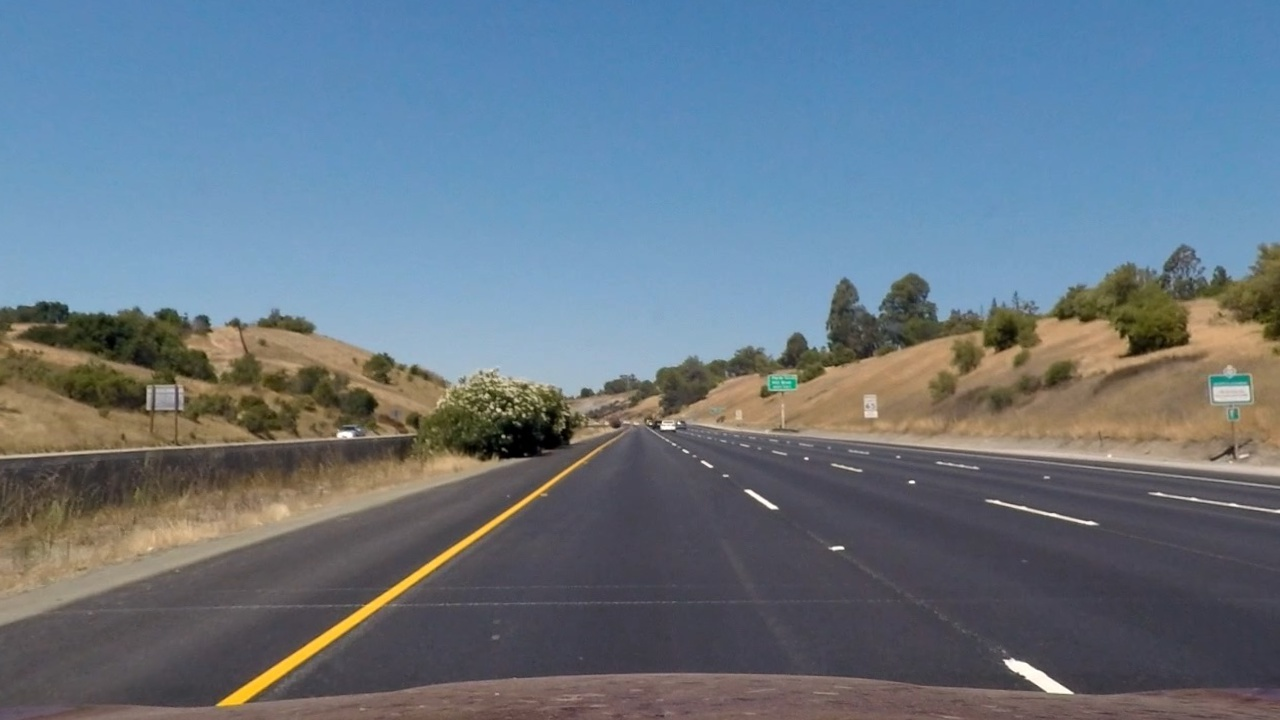
#> input picture test_images/undistorted_straight.jpg, 1280 x 720 px
$ jupyter execute --allow-errors Testing.ipynb   (older library calls are emulated)
#> lines starting #> are read from the running program, lines starting #| are printed output that depends on the picture
[cell 1]
import glob
import numpy as np
import cv2
import matplotlib.pyplot as plt
from glob import glob

[cell 2]
import numpy as np
import cv2
import matplotlib.pyplot as plt

#CALIBRATION FUNCTIONS

# [25 lines left out: function camera_calibration, not called in this run]

def plot_before_after(former, latter, image, second):
    f, (ax1, ax2) = plt.subplots(1, 2, figsize=(24, 9))
    f.tight_layout()
    ax1.imshow(former, cmap='gray')
    ax1.set_title('Original Image {}'.format(image), fontsize=50)
    ax2.imshow(latter, cmap='gray')
    ax2.set_title(second, fontsize=50)
    plt.subplots_adjust(left=0., right=1, top=0.9, bottom=0.)
    plt.show()

# GRADIENT THRESHOLD FUNCTIONS

# [53 lines left out: functions mag_thresh, dir_threshold, mag_thresh, s_channel_threshold, not called in this run]

[cell 3]
images = glob('test_images/test*.jpg')
for image in images:
    img_bgr = cv2.imread(image)
    rgb = cv2.cvtColor(img_bgr, cv2.COLOR_BGR2RGB)

    ksize = 5
    mag_binary = mag_thresh(img_bgr, sobel_kernel=ksize, mag_thresh=(40, 120))
    dir_binary = dir_threshold(img_bgr, sobel_kernel=ksize, thresh=(0.7, 1.3))
    sobelx_binary = mag_thresh(img_bgr, sobel_kernel=3, mag_thresh=(20, 100))
    s_binary = s_channel_threshold(img_bgr, s_thresh=(170, 255))


    combined = np.zeros_like(dir_binary)
    combined[((sobelx_binary == 1) & (dir_binary == 1))] = 1

    combined_binary = np.zeros_like(combined)
    combined_binary[(s_binary == 1) | (combined == 1)] = 1

    plt.imshow(combined_binary)
    plt.show

    img_size = (img_bgr.shape[1], img_bgr.shape[0])

    src = np.float32([[590, 455], [693, 455], [1020, 663], [290, 663]])
    dst = np.float32([[290, 0], [1020, 0], [1020, 720], [290, 720]])
    M = cv2.getPerspectiveTransform(src, dst)
    warped = cv2.warpPerspective(combined_binary, M, img_size, flags=cv2.INTER_LINEAR)

    plot_before_after(combined_binary, warped, image)

# [9 lines of commented-out code are left out]

[cell 4]
img = cv2.imread('test_images/undistorted_straight.jpg')
#> img is the input picture: shape (720, 1280, 3); mean B, G, R 131.6, 118.3, 103.6

img_size = (img.shape[1], img.shape[0])
#> img_size = (1280, 720)
rgb = cv2.cvtColor(img, cv2.COLOR_BGR2RGB)
src = np.float32([[588, 455], [695, 455], [1020, 663], [290, 663]])
dst = np.float32([[290, 0], [1020, 0], [1020, 720], [290, 720]])
M = cv2.getPerspectiveTransform(src, dst)
warped = cv2.warpPerspective(img, M, img_size, flags=cv2.INTER_LINEAR)
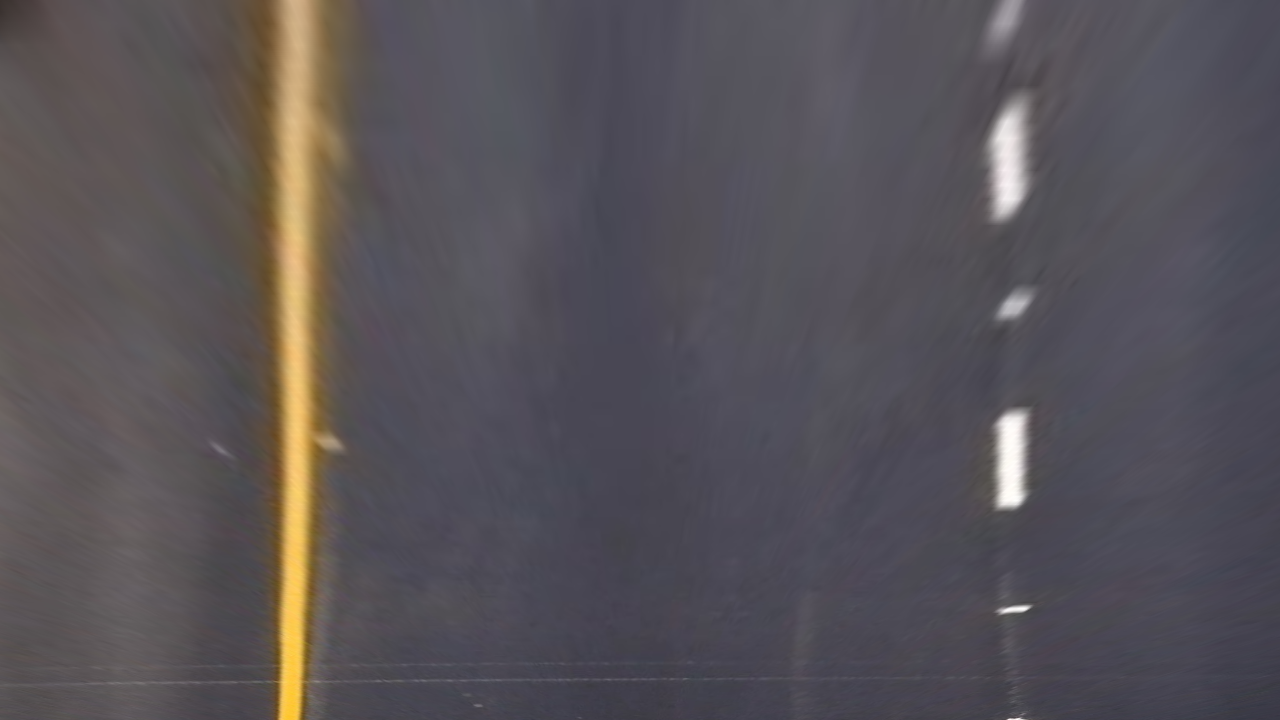
#> warped: shape (720, 1280, 3); mean B, G, R 87.5, 82.8, 87.5
rgb_war = cv2.cvtColor(warped, cv2.COLOR_BGR2RGB)
plot_before_after(rgb, rgb_war, '', 'Warped')
#> in plot_before_after, `plt.show()`:
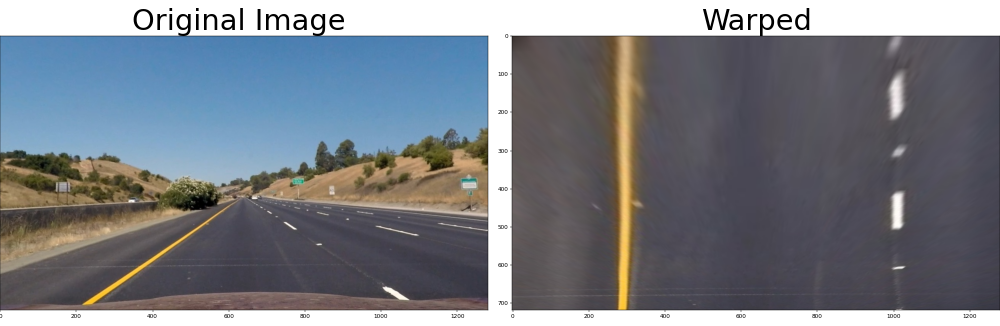
#> figure drawn by matplotlib, 2 panels

$ run again, with test_images/undistorted.jpg copied over test_images/undistorted_straight.jpg
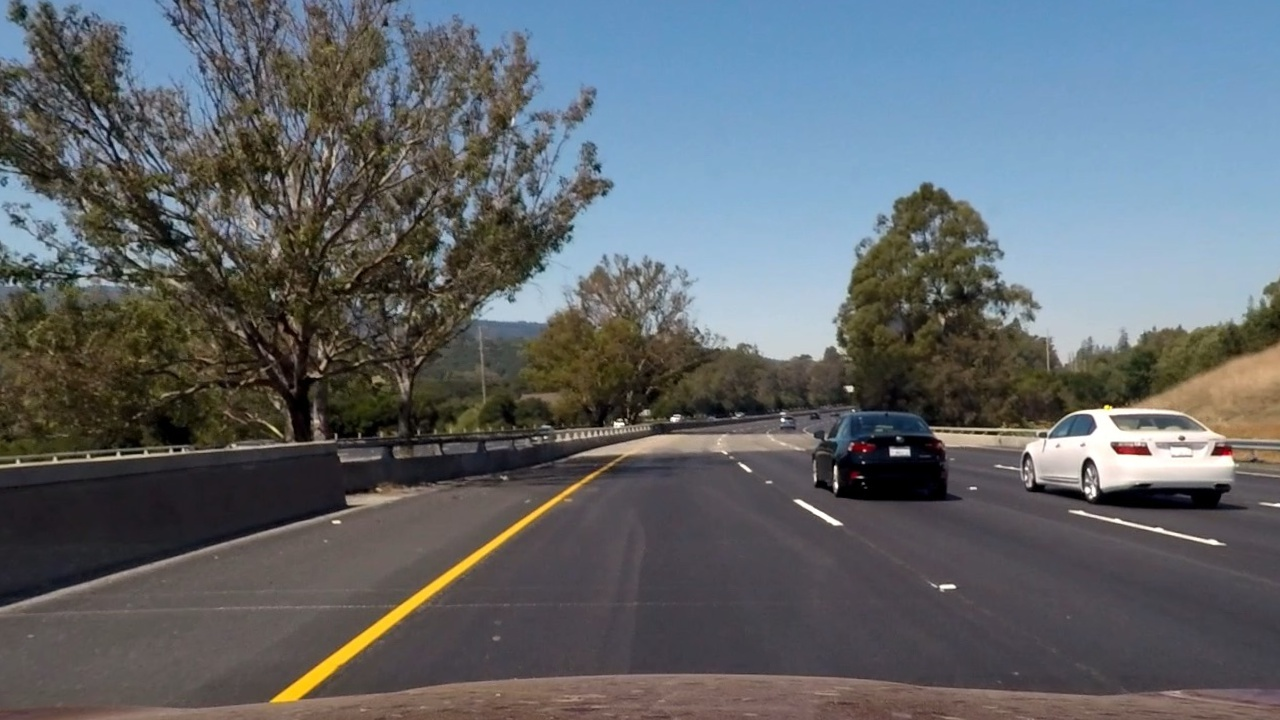
#> input picture test_images/undistorted.jpg, 1280 x 720 px
#> img is the input picture: shape (720, 1280, 3); mean B, G, R 106, 101.5, 96.4
#> `warped = cv2.warpPerspective(img, M, img_size, flags=cv2.INTER_LINEAR)`:
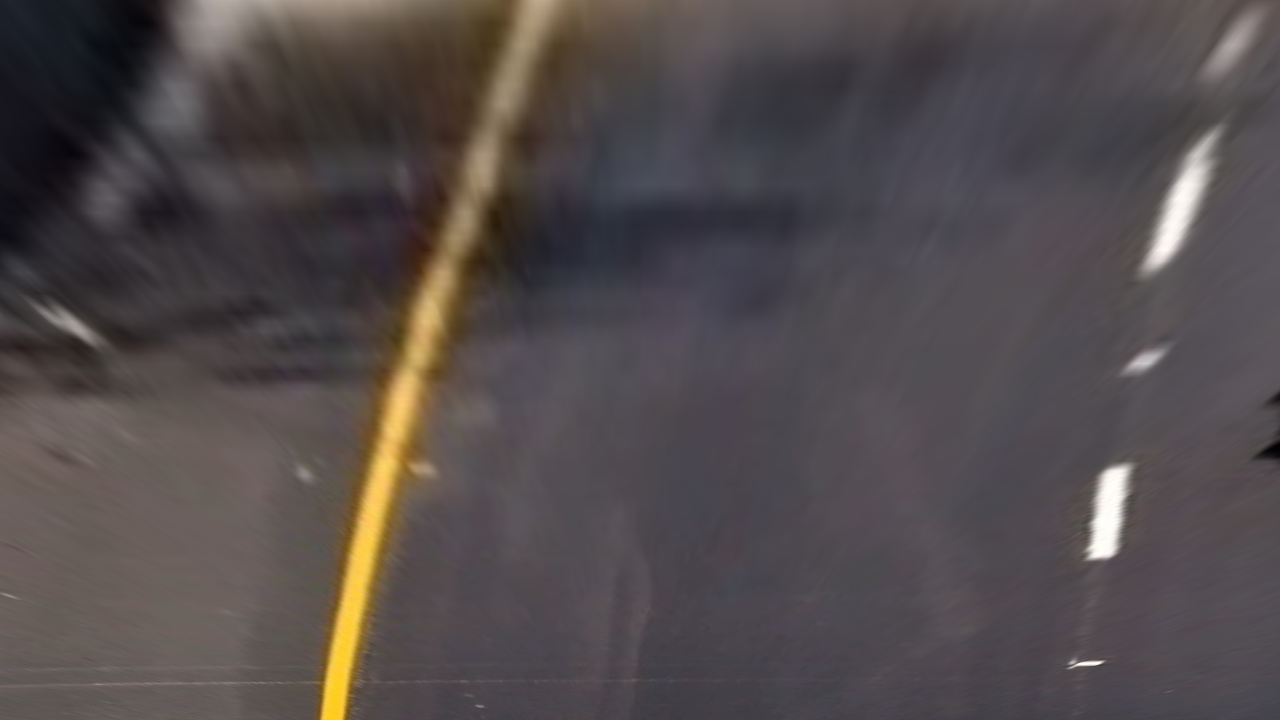
#> warped: shape (720, 1280, 3); mean B, G, R 75.9, 75.2, 82.3
#> in plot_before_after, `plt.show()`:
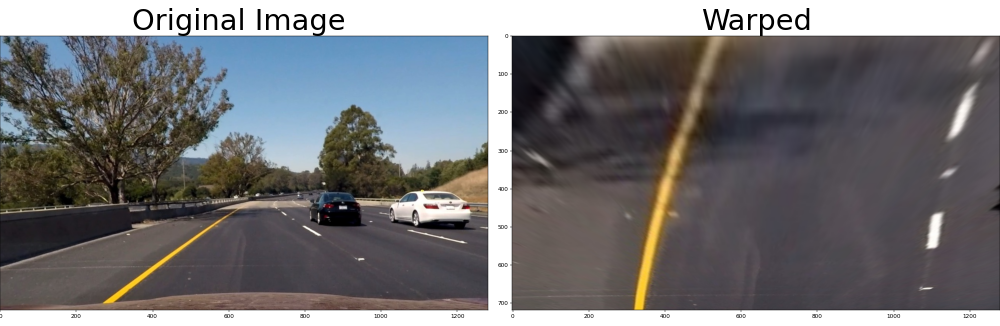
#> figure drawn by matplotlib, 2 panels

$ run again, with test_images/signs_vehicles_xygrad.png saved as test_images/undistorted_straight.jpg
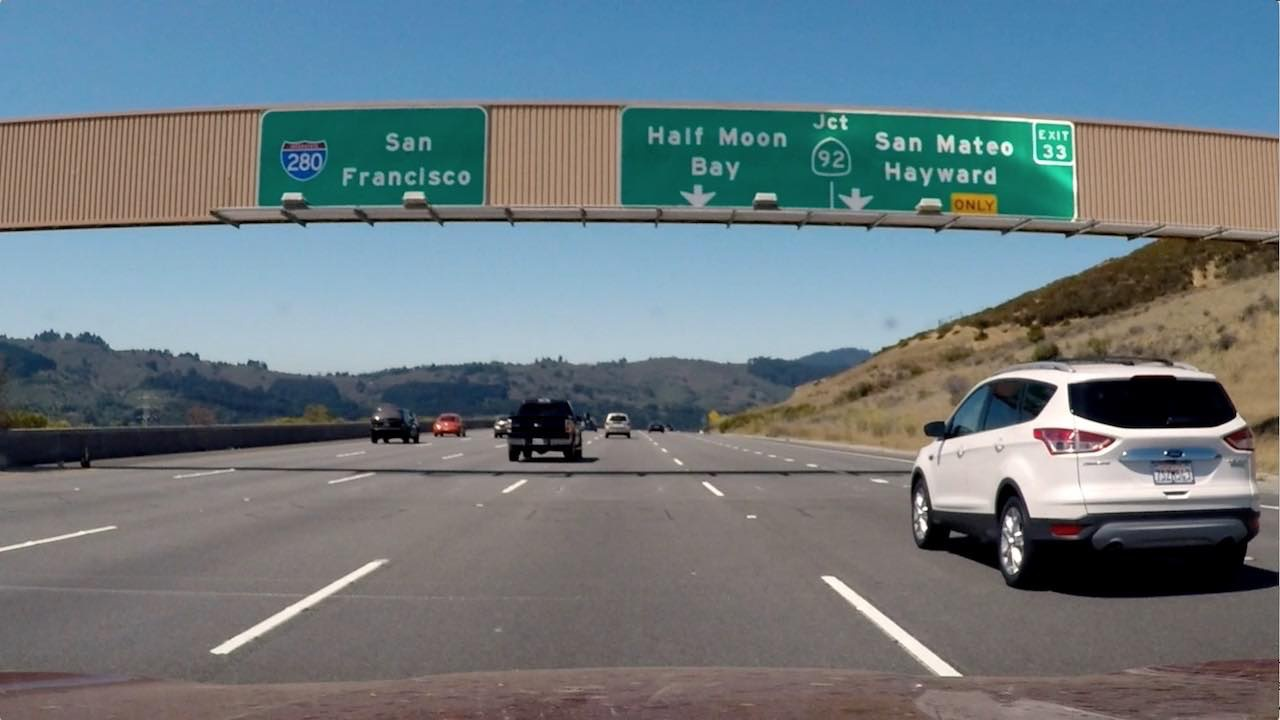
#> input picture test_images/signs_vehicles_xygrad.png, 1280 x 720 px
#> img is the input picture: shape (720, 1280, 3); mean B, G, R 127.4, 121.6, 109.2
#> `warped = cv2.warpPerspective(img, M, img_size, flags=cv2.INTER_LINEAR)`:
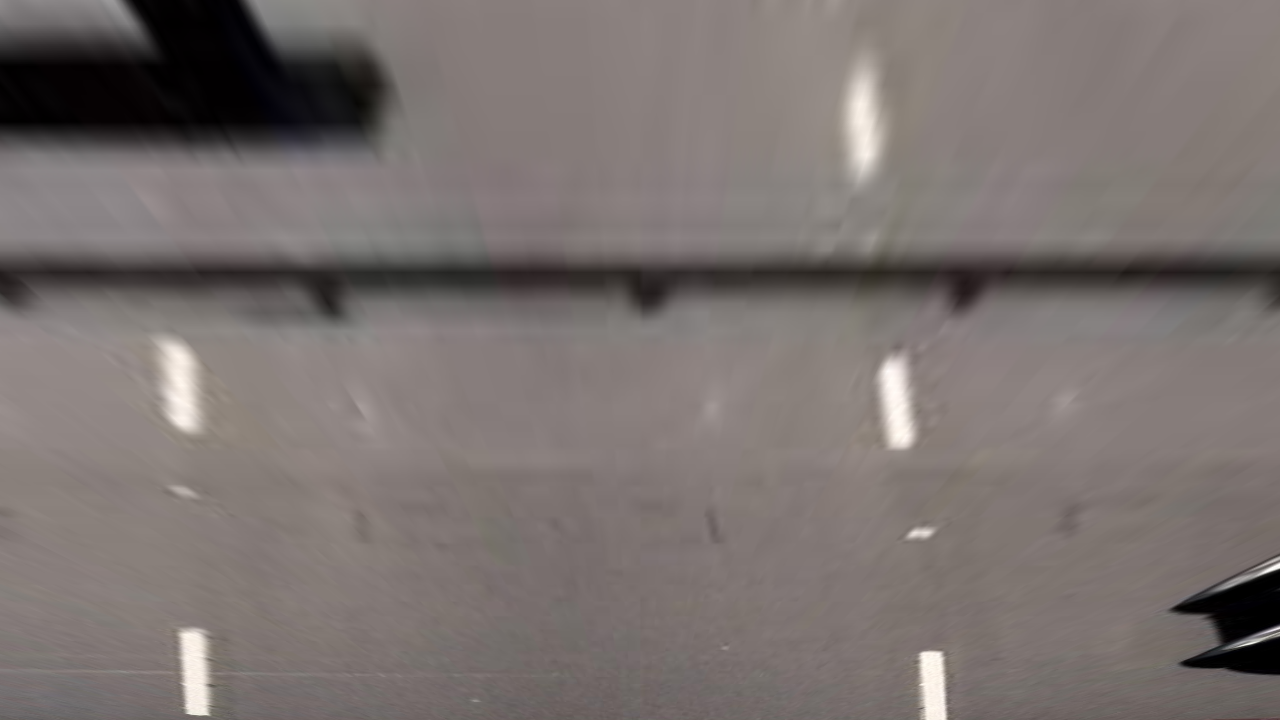
#> warped: shape (720, 1280, 3); mean B, G, R 111.4, 113.6, 121.7
#> in plot_before_after, `plt.show()`:
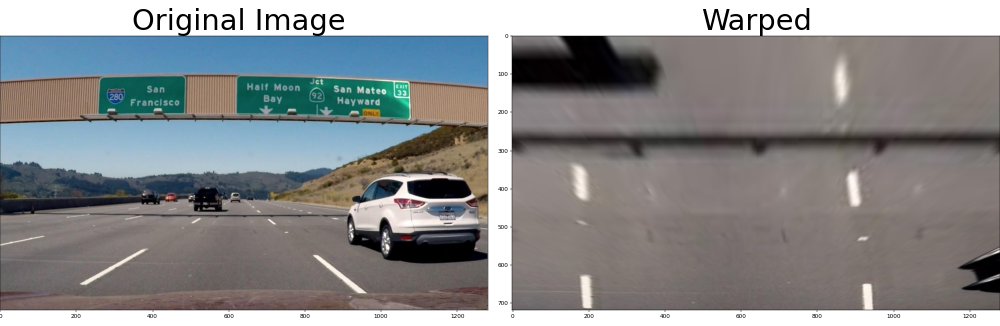
#> figure drawn by matplotlib, 2 panels
